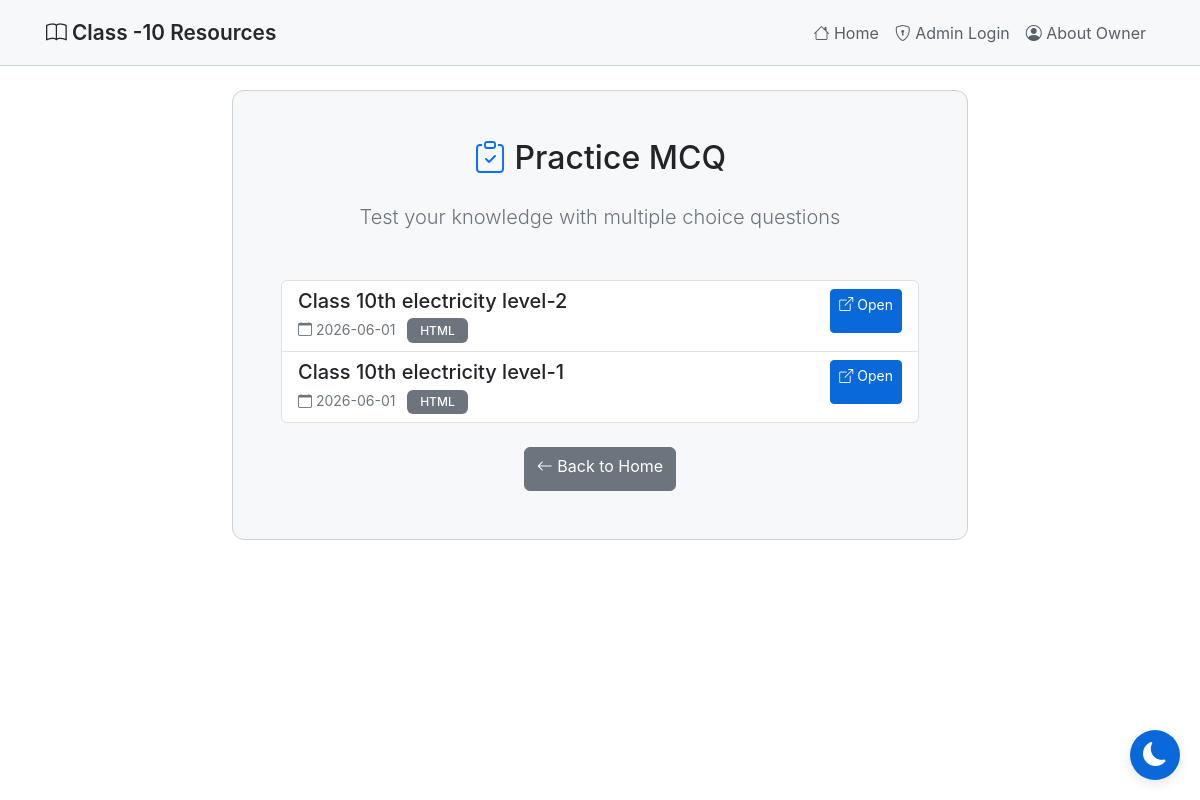
Before: /practice-mcq with the older database file.
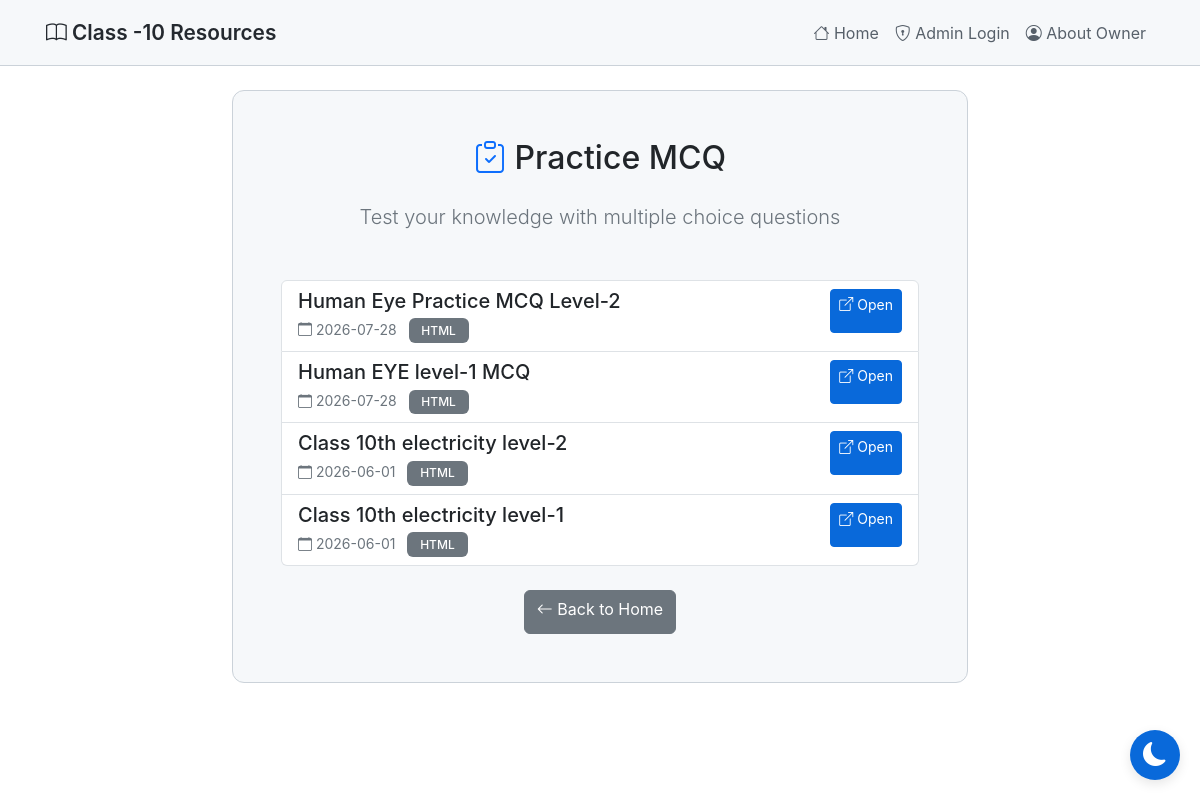
After: the same page with the newer database file.
### tables this page shows
CREATE TABLE mcq_quizzes
                 (id INTEGER PRIMARY KEY AUTOINCREMENT,
                  title TEXT NOT NULL,
                  details TEXT,
                  filename TEXT NOT NULL,
                  file_type TEXT NOT NULL,
                  created_at TIMESTAMP DEFAULT CURRENT_TIMESTAMP);

### app.py (the view)
@app.route('/practice-mcq')
def practice_mcq():
    conn = sqlite3.connect('database.db')
    conn.row_factory = sqlite3.Row
    c = conn.cursor()
    c.execute('SELECT * FROM mcq_quizzes ORDER BY created_at DESC')
    quizzes = c.fetchall()
    conn.close()
    is_admin = 'admin' in session
    return render_template('practice_mcq.html', quizzes=quizzes, is_admin=is_admin)

### templates/practice_mcq.html (shortened to what this page needs)
{% extends "base.html" %}
{% block content %}
<div class="row justify-content-center mt-4">
    <div class="col-md-10 col-lg-8">
        <div class="card">
            <div class="card-body p-5">
                <h2 class="text-center mb-4">
                    <i class="bi bi-clipboard-check text-primary"></i> Practice MCQ
                </h2>
                <div class="text-center mb-5">
                    <p class="lead text-secondary">Test your knowledge with multiple choice questions</p>
                </div>
                {% if quizzes %}
                <div class="list-group">
                    {% for quiz in quizzes %}
                    <div class="list-group-item list-group-item-action">
                        <div class="d-flex justify-content-between align-items-start gap-3">
                            <div class="flex-grow-1">
                                <h5 class="mb-1">{{ quiz['title'] }}</h5>
                                <small class="text-secondary">
                                    <i class="bi bi-calendar"></i> {{ quiz['created_at'][:10] }}
                                </small>
                                <span class="badge bg-secondary ms-2 text-uppercase">{{ quiz['file_type'] }}</span>
                            </div>
                            <div class="d-flex align-items-center gap-2">
                                <a href="{{ url_for('view_mcq', id=quiz['id']) }}" class="btn btn-sm btn-primary" target="_blank">
                                    <i class="bi bi-box-arrow-up-right"></i> Open
                                </a>
                            </div>
                        </div>
                    </div>
                    {% endfor %}
                </div>
                {% else %}
                <div class="alert alert-info text-center">
                    <i class="bi bi-info-circle"></i>
                    <h5 class="mt-2">No MCQ quizzes yet!</h5>
                    <p class="mb-0">Check back soon for new practice sets.</p>
                </div>
                {% endif %}
                <div class="text-center mt-4">
                    <a href="{{ url_for('index') }}" class="btn btn-secondary">
                        <i class="bi bi-arrow-left"></i> Back to Home
                    </a>
                </div>
            </div>
        </div>
    </div>
</div>
{% endblock %}

Changed rows visible on the page:
added mcq_quizzes: title "Human Eye Practice MCQ Level-2", created_at "2026-07-28", file_type "HTML"
added mcq_quizzes: title "Human EYE level-1 MCQ", created_at "2026-07-28", file_type "HTML"
